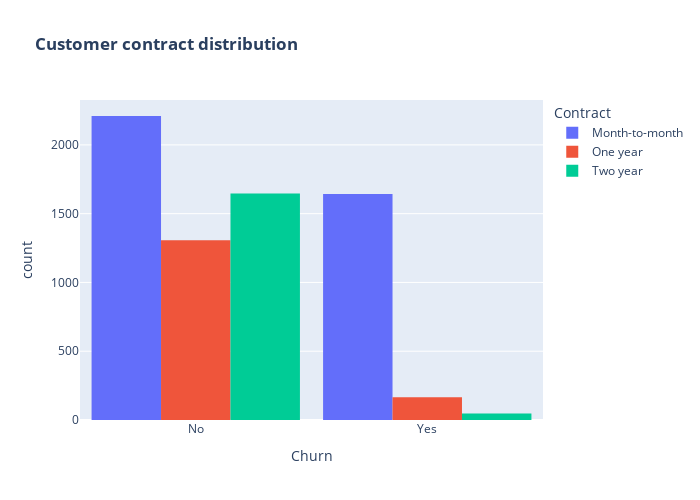

The notebook cell this image was saved under:
### Markdown cell above
The analysis shows that gender has no significant impact on customers’ decision to change their service provider. Both males and females exhibit similar churn behavior.

### Code cell
fig = px.histogram(df, x="Churn", color="Contract", barmode="group", title="<b>Customer contract distribution<b>")
fig.update_layout(width=700, height=500, bargap=0.1)
fig.show()

### Figure 1 — Plotly figure (JSON) as saved in the notebook; plotly's stock layout.template omitted (floating-point values rounded to 4 significant figures; data arrays with more than 128 entries replaced by an {"elided": "..."} marker saying what was removed)
{"data": [{"alignmentgroup": "True", "bingroup": "x", "hovertemplate": "Contract=Month-to-month<br>Churn=%{x}<br>count=%{y}<extra></extra>", "legendgroup": "Month-to-month", "marker": {"color": "#636efa", "pattern": {"shape": ""}}, "name": "Month-to-month", "offsetgroup": "Month-to-month", "orientation": "v", "showlegend": true, "type": "histogram", "x": {"elided": "3853 str values"}, "xaxis": "x", "yaxis": "y"}, {"alignmentgroup": "True", "bingroup": "x", "hovertemplate": "Contract=One year<br>Churn=%{x}<br>count=%{y}<extra></extra>", "legendgroup": "One year", "marker": {"color": "#EF553B", "pattern": {"shape": ""}}, "name": "One year", "offsetgroup": "One year", "orientation": "v", "showlegend": true, "type": "histogram", "x": {"elided": "1473 str values"}, "xaxis": "x", "yaxis": "y"}, {"alignmentgroup": "True", "bingroup": "x", "hovertemplate": "Contract=Two year<br>Churn=%{x}<br>count=%{y}<extra></extra>", "legendgroup": "Two year", "marker": {"color": "#00cc96", "pattern": {"shape": ""}}, "name": "Two year", "offsetgroup": "Two year", "orientation": "v", "showlegend": true, "type": "histogram", "x": {"elided": "1695 str values"}, "xaxis": "x", "yaxis": "y"}], "layout": {"bargap": 0.1, "barmode": "group", "height": 500, "legend": {"title": {"text": "Contract"}, "tracegroupgap": 0}, "title": {"text": "<b>Customer contract distribution<b>"}, "width": 700, "xaxis": {"anchor": "y", "domain": [0, 1], "title": {"text": "Churn"}}, "yaxis": {"anchor": "x", "domain": [0, 1], "title": {"text": "count"}}}}
